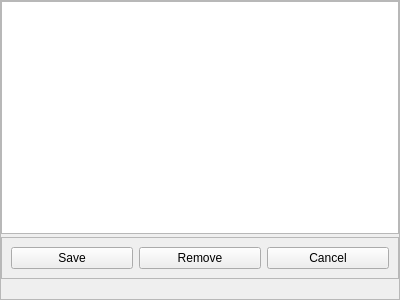
<?xml version="1.0" encoding="UTF-8"?>
<ui version="4.0">
 <class>CSettingsHotkeyComponent</class>
 <widget class="QFrame" name="CSettingsHotkeyComponent">
  <property name="geometry">
   <rect>
    <x>0</x>
    <y>0</y>
    <width>400</width>
    <height>300</height>
   </rect>
  </property>
  <property name="windowTitle">
   <string>Frame</string>
  </property>
  <property name="frameShape">
   <enum>QFrame::StyledPanel</enum>
  </property>
  <property name="frameShadow">
   <enum>QFrame::Raised</enum>
  </property>
  <layout class="QVBoxLayout" name="vl_SettingsHotkeyComponent">
   <property name="spacing">
    <number>3</number>
   </property>
   <property name="leftMargin">
    <number>0</number>
   </property>
   <property name="topMargin">
    <number>0</number>
   </property>
   <property name="rightMargin">
    <number>0</number>
   </property>
   <property name="bottomMargin">
    <number>0</number>
   </property>
   <item>
    <widget class="BlackGui::Views::CKeyboardKeyView" name="tvp_SettingsMiscHotkeys">
     <property name="cornerButtonEnabled">
      <bool>true</bool>
     </property>
     <attribute name="verticalHeaderVisible">
      <bool>false</bool>
     </attribute>
    </widget>
   </item>
   <item>
    <widget class="QFrame" name="fr_SettingsHotkeyComponent">
     <property name="frameShape">
      <enum>QFrame::StyledPanel</enum>
     </property>
     <property name="frameShadow">
      <enum>QFrame::Raised</enum>
     </property>
     <layout class="QHBoxLayout" name="hl_SettingsMisc">
      <item>
       <widget class="QPushButton" name="pb_SettingsSave">
        <property name="text">
         <string>Save</string>
        </property>
       </widget>
      </item>
      <item>
       <widget class="QPushButton" name="pb_SettingsRemove">
        <property name="sizePolicy">
         <sizepolicy hsizetype="Preferred" vsizetype="Preferred">
          <horstretch>0</horstretch>
          <verstretch>0</verstretch>
         </sizepolicy>
        </property>
        <property name="text">
         <string>Remove</string>
        </property>
       </widget>
      </item>
      <item>
       <widget class="QPushButton" name="pb_SettingsCancel">
        <property name="sizePolicy">
         <sizepolicy hsizetype="Preferred" vsizetype="Preferred">
          <horstretch>0</horstretch>
          <verstretch>0</verstretch>
         </sizepolicy>
        </property>
        <property name="text">
         <string>Cancel</string>
        </property>
       </widget>
      </item>
     </layout>
    </widget>
   </item>
   <item>
    <spacer name="vs_SettingsHotkeysWorkaround">
     <property name="orientation">
      <enum>Qt::Vertical</enum>
     </property>
     <property name="sizeType">
      <enum>QSizePolicy::Fixed</enum>
     </property>
     <property name="sizeHint" stdset="0">
      <size>
       <width>20</width>
       <height>20</height>
      </size>
     </property>
    </spacer>
   </item>
  </layout>
 </widget>
 <customwidgets>
  <customwidget>
   <class>BlackGui::Views::CKeyboardKeyView</class>
   <extends>QTableView</extends>
   <header>blackgui/views/keyboardkeyview.h</header>
  </customwidget>
 </customwidgets>
 <resources/>
 <connections/>
</ui>
